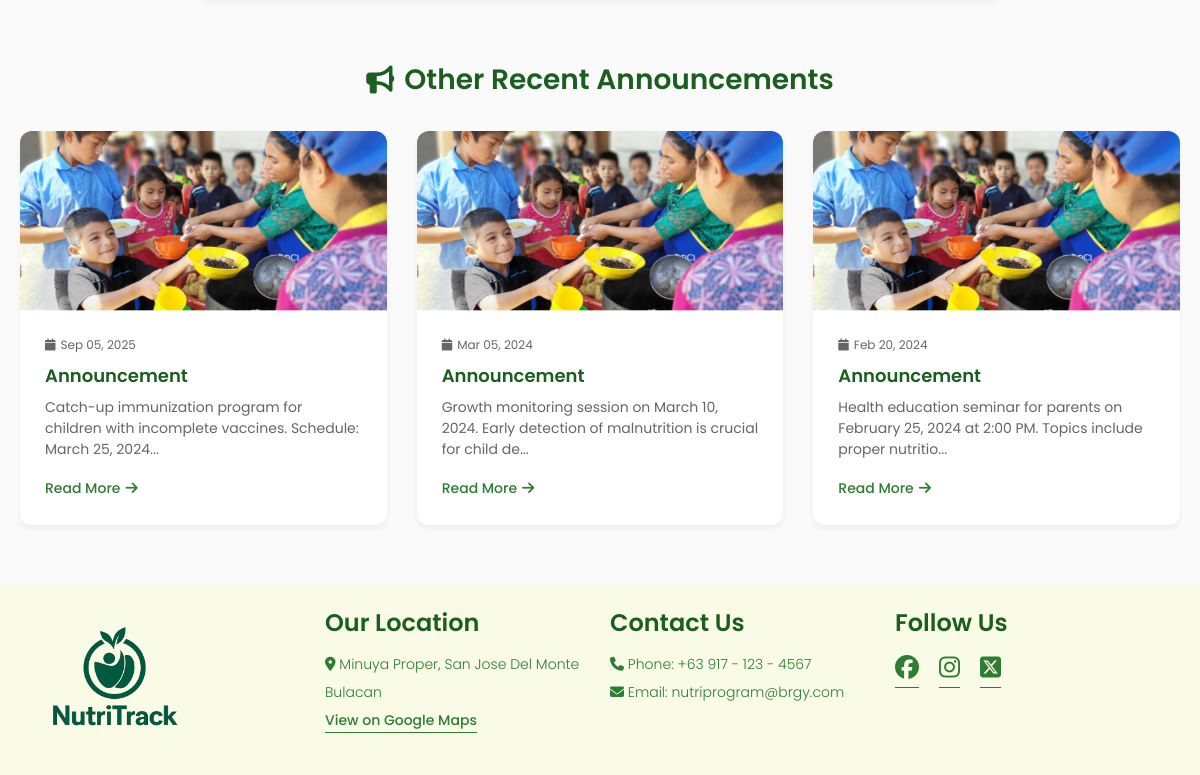
Before: /components/announcement-detail.php?id=6 (lower part) with the older database file.
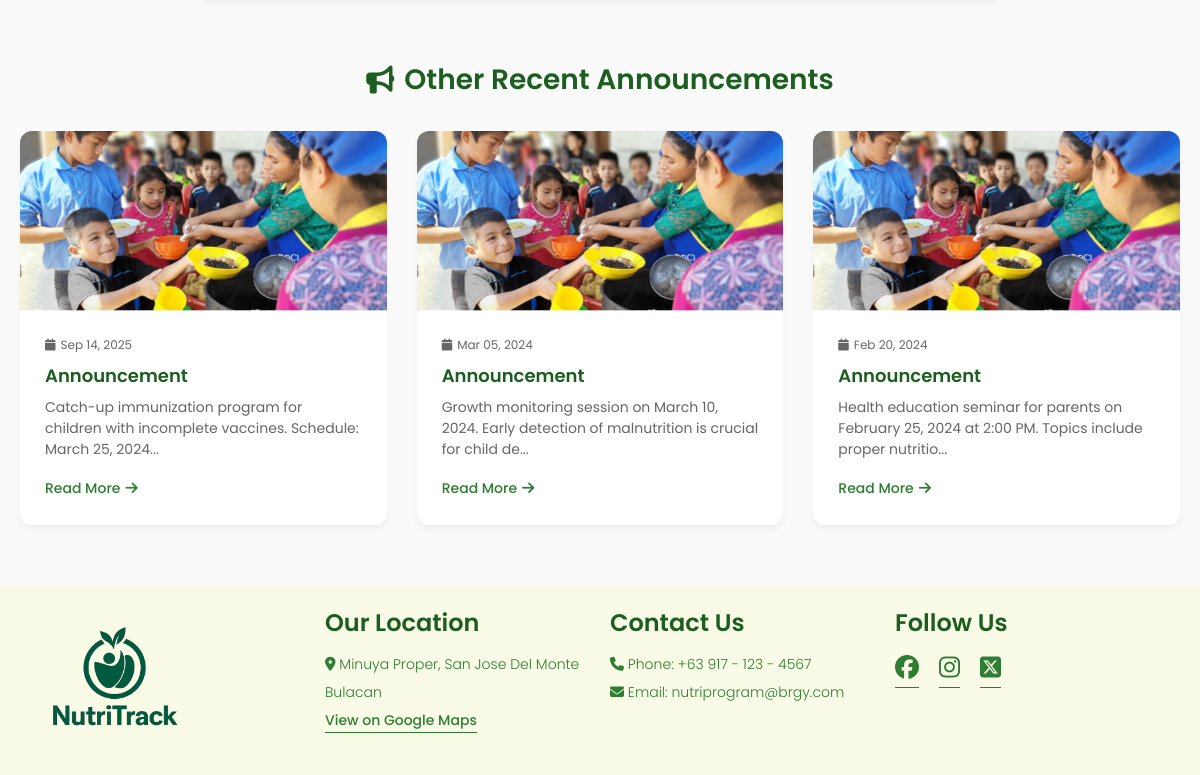
After: the same page with the newer database file.
### tables this page shows
CREATE TABLE `tbl_announcements` (
  `announcement_id` int(11) NOT NULL,
  `title` varchar(50) NOT NULL,
  `user_id` int(11) DEFAULT NULL,
  `zone_id` int(11) DEFAULT NULL,
  `content` text NOT NULL,
  `img_content` varchar(255) DEFAULT NULL,
  `post_date` datetime DEFAULT current_timestamp()
);

### components/announcement-detail.php (the view, shortened to what this page needs)
<?php
include_once '../backend/config.php';
$announcement_id = isset($_GET['id']) ? intval($_GET['id']) : 0;
?>
<!DOCTYPE html>
<html lang="en">
<head>
    <link rel="stylesheet" href="../styles/navbar.css">
    <link rel="stylesheet" href="../styles/footer.css">
    <link rel="stylesheet" href="../styles/announcement-detail.css">
    <link rel="stylesheet" href="../styles/general.css">
    <link rel="stylesheet" href="https://cdnjs.cloudflare.com/ajax/libs/font-awesome/6.7.2/css/all.min.css">
</head>
<body>
    <main>
        <div class="announcement-detail-container">
            <section class="related-announcements">
                <h2>
                    <i class="fa-solid fa-bullhorn"></i>
                    Other Recent Announcements
                </h2>
                <div class="related-grid">
                    <?php
                    $related_query = "SELECT ta.username, tz.zone_name, tba.announcement_id, tba.content, tba.img_content, tba.title, tba.post_date
                                     FROM tbl_announcements tba
                                     JOIN tbl_user ta ON tba.user_id = ta.user_id
                                     JOIN tbl_barangay tz ON tba.zone_id = tz.zone_id
                                     WHERE tba.announcement_id != ?
                                     ORDER BY tba.post_date DESC
                                     LIMIT 3";
                    $related_stmt = $conn->prepare($related_query);
                    $related_stmt->bind_param("i", $announcement_id);
                    $related_stmt->execute();
                    $related_result = $related_stmt->get_result();
                    if ($related_result->num_rows > 0) {
                        while ($related = $related_result->fetch_assoc()) {
                    ?>
                        <article class="related-card">
                            <div class="related-image">
                                <img src="../assets/announcements/<?php echo htmlspecialchars($related['img_content']); ?>"
                                     alt="<?php echo htmlspecialchars($related['title']); ?>"
                                     onerror="this.style.display='none'">
                            </div>
                            <div class="related-content">
                                <div class="related-date">
                                    <i class="fa-solid fa-calendar"></i>
                                    <?php echo date('M d, Y', strtotime($related['post_date'])); ?>
                                </div>
                                <h3><?php echo htmlspecialchars($related['title']); ?></h3>
                                <p><?php echo htmlspecialchars(substr($related['content'], 0, 100)) . '...'; ?></p>
                                <a href="./announcement-detail.php?id=<?php echo $related['announcement_id']; ?>" class="related-link">
                                    Read More <i class="fa-solid fa-arrow-right"></i>
                                </a>
                            </div>
                        </article>
                    <?php
                        }
                    } else {
                        echo '<p class="no-related">No other announcements available at this time.</p>';
                    }
                    ?>
                </div>
            </section>
        </div>
    </main>
    <?php include_once './footer.php'; ?>
</body>
</html>

Changed rows visible on the page:
changed tbl_announcements: post_date "Sep 05, 2025" → "Sep 14, 2025"
